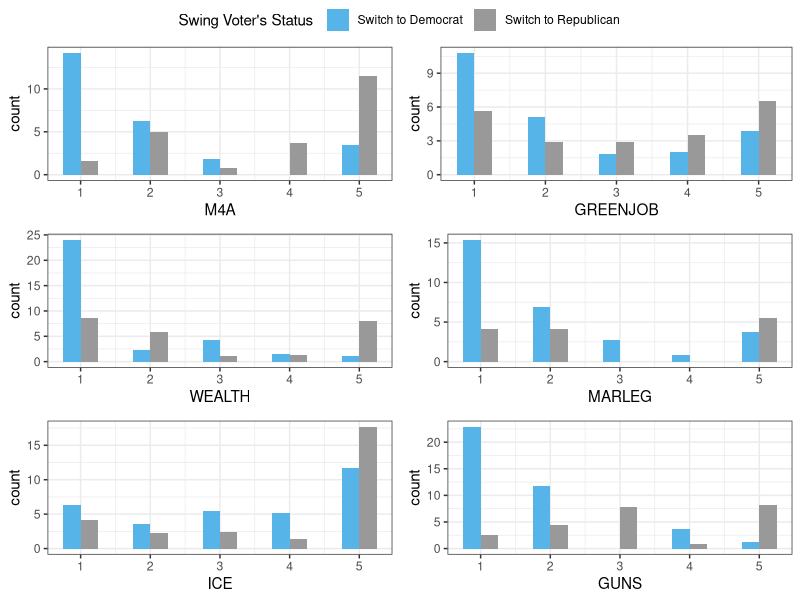
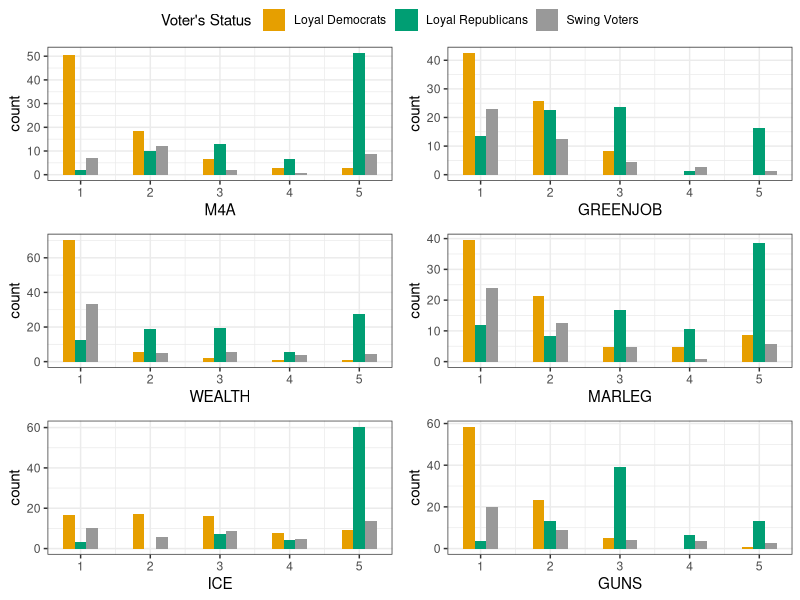
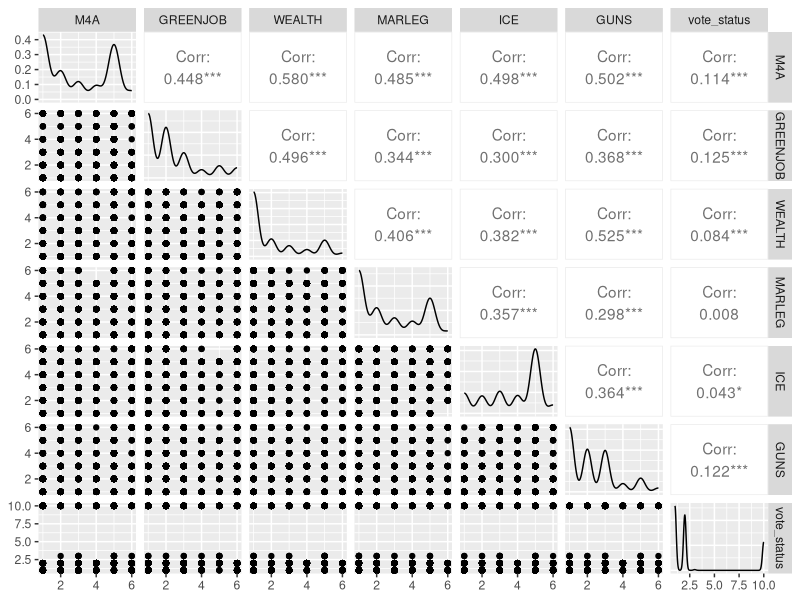
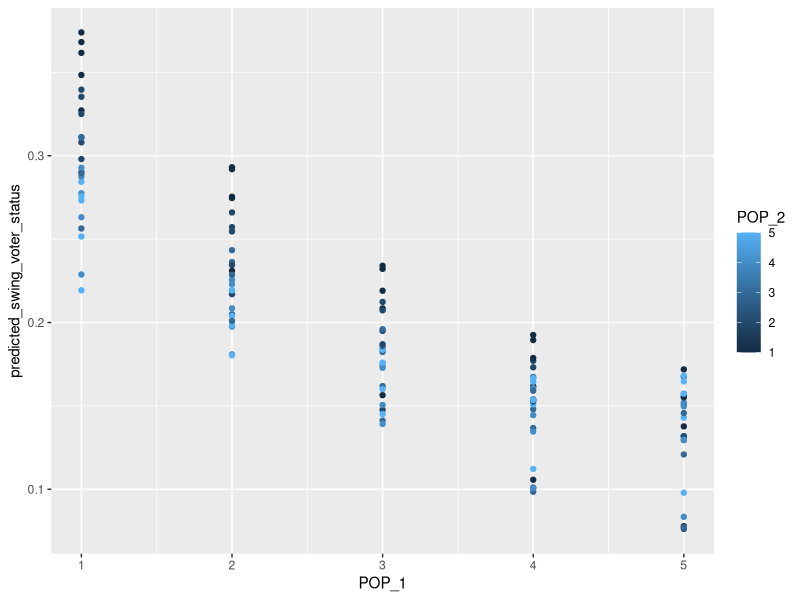

The R script that drew these images, in order: (Note: this script raises an error after producing the figures.)
## ---- chunk 1
library(ggplot2)
library(dplyr)
library(ggpubr)
DFP=read.csv('DFP_WTHH_release.csv', header = TRUE)
#View(DFP)
myvars<-c("presvote16post","house3","weight_DFP","M4A","GREENJOB","WEALTH","MARLEG","ICE","GUNS","POP_1","POP_2","POP_3")
dfp1<-DFP[myvars]
issue_variables=c("M4A","GREENJOB","WEALTH","MARLEG","ICE","GUNS")
#View(dfp1)
## ---- chunk 2
dfp1$vote_status <- ifelse(dfp1$presvote16post != 1 & dfp1$house3==1, 1, ifelse(dfp1$presvote16post != 2 & dfp1$house3==2, 2,3))
#dfp1=dfp1%>%filter(dfp1$M4A<6)
#dfp1=subset(dfp1,dfp1$M4A!=6|dfp1$GREENJOB!=6|dfp1$WEALTH!=6|dfp1$MARLEG!=6|dfp1$ICE!=6|dfp1$GUNS!=6)
#View(dfp1)
dfp10=subset(dfp1,vote_status==c(1,2))
df_m4a=subset(dfp10,M4A==c(1,2,3,4,5))
df_greenjob=subset(dfp10,GREENJOB==c(1,2,3,4,5))
df_wealth=subset(dfp10,WEALTH==c(1,2,3,4,5))
df_marleg=subset(dfp10,MARLEG==c(1,2,3,4,5))
df_ice=subset(dfp10,ICE==c(1,2,3,4,5))
df_guns=subset(dfp10,GUNS==c(1,2,3,4,5))
#View(df_m4a)




#View(dfp10)

## ---- chunk 3
m4a=ggplot(df_m4a,aes(x=M4A,weight=weight_DFP,fill=factor(vote_status)))+geom_histogram(position="dodge",binwidth=0.5)+theme_bw()+scale_x_continuous(breaks = seq(1, 5)) + scale_fill_manual(values=c( "#56B4E9","#999999"), 
                       name="Swing Voter's Status",
                       breaks=c("1", "2"),
                       labels=c("Switch to Democrat", "Switch to Republican"))
greenjob=ggplot(df_greenjob,aes(x=GREENJOB,weight=weight_DFP,fill=factor(vote_status)))+geom_histogram(position="dodge",binwidth=0.5)+theme_bw()+scale_x_continuous(breaks = seq(1, 5))+ scale_fill_manual(values=c( "#56B4E9","#999999"), 
                       name="Swing Voter's Status",
                       breaks=c("1", "2"),
                       labels=c("Switch to Democrat", "Switch to Republican"))

wealth=ggplot(df_wealth,aes(x=WEALTH,weight=weight_DFP,fill=factor(vote_status)))+geom_histogram(position="dodge",binwidth=0.5)+theme_bw()+scale_x_continuous(breaks = seq(1, 5))+ scale_fill_manual(values=c( "#56B4E9","#999999"), 
                       name="Swing Voter's Status",
                       breaks=c("1", "2"),
                       labels=c("Switch to Democrat", "Switch to Republican"))
 
marleg=ggplot(df_marleg,aes(x=MARLEG,weight=weight_DFP,fill=factor(vote_status)))+geom_histogram(position="dodge",binwidth=0.5)+theme_bw()+scale_x_continuous(breaks = seq(1, 5))+ scale_fill_manual(values=c( "#56B4E9","#999999"), 
                       name="Swing Voter's Status",
                       breaks=c("1", "2"),
                       labels=c("Switch to Democrat", "Switch to Republican"))

ice=ggplot(df_ice,aes(x=ICE,weight=weight_DFP,fill=factor(vote_status)))+geom_histogram(position="dodge",binwidth=0.5)+theme_bw()+scale_x_continuous(breaks = seq(1, 5))+ scale_fill_manual(values=c( "#56B4E9","#999999"), 
                       name="Swing Voter's Status",
                       breaks=c("1", "2"),
                       labels=c("Switch to Democrat", "Switch to Republican"))

guns=ggplot(df_guns,aes(x=GUNS,weight=weight_DFP,fill=factor(vote_status)))+geom_histogram(position="dodge",binwidth=0.5)+theme_bw()+scale_x_continuous(breaks = seq(1, 5))+ scale_fill_manual(values=c( "#56B4E9","#999999"), 
                       name="Swing Voter's Status",
                       breaks=c("1", "2"),
                       labels=c("Switch to Democrat", "Switch to Republican"))
 
ggarrange(m4a, greenjob, wealth,marleg,ice,guns, ncol = 2, nrow = 3,common.legend = TRUE)

## ---- chunk 4
dfp1$vote_status <- ifelse(dfp1$presvote16post == dfp1$house3, dfp1$house3, 10)
dfp3=subset(dfp1,vote_status==c(1,2,10))
df_m4a2=subset(dfp3,M4A==c(1,2,3,4,5))
df_greenjob2=subset(dfp3,GREENJOB==c(1,2,3,4,5))
df_wealth2=subset(dfp3,WEALTH==c(1,2,3,4,5))
df_marleg2=subset(dfp3,MARLEG==c(1,2,3,4,5))
df_ice2=subset(dfp3,ICE==c(1,2,3,4,5))
df_guns2=subset(dfp3,GUNS==c(1,2,3,4,5))

#View(dfp3)
## ---- chunk 5
m4a2=ggplot(df_m4a2,aes(x=M4A,weight=weight_DFP,fill=factor(vote_status)))+geom_histogram(position="dodge",binwidth=0.5)+theme_bw()+scale_x_continuous(breaks = seq(1, 6)) + scale_fill_manual(values=c( "#E69F00","#009E73","#999999"), 
                       name="Voter's Status",
                       breaks=c("1", "2","10"),
                       labels=c("Loyal Democrats", "Loyal Republicans","Swing Voters"))
greenjob2=ggplot(df_greenjob2,aes(x=GREENJOB,weight=weight_DFP,fill=factor(vote_status)))+geom_histogram(position="dodge",binwidth=0.5)+theme_bw()+scale_x_continuous(breaks = seq(1, 6)) + scale_fill_manual(values=c( "#E69F00","#009E73","#999999"), 
                       name="Voter's Status",
                       breaks=c("1", "2","10"),
                       labels=c("Loyal Democrats", "Loyal Republicans","Swing Voters"))
wealth2=ggplot(df_wealth2,aes(x=WEALTH,weight=weight_DFP,fill=factor(vote_status)))+geom_histogram(position="dodge",binwidth=0.5)+theme_bw()+scale_x_continuous(breaks = seq(1, 6)) + scale_fill_manual(values=c( "#E69F00","#009E73","#999999"), 
                       name="Voter's Status",
                       breaks=c("1", "2","10"),
                       labels=c("Loyal Democrats", "Loyal Republicans","Swing Voters"))
marleg2=ggplot(df_marleg2,aes(x=MARLEG,weight=weight_DFP,fill=factor(vote_status)))+geom_histogram(position="dodge",binwidth=0.5)+theme_bw()+scale_x_continuous(breaks = seq(1, 6)) + scale_fill_manual(values=c( "#E69F00","#009E73","#999999"), 
                       name="Voter's Status",
                       breaks=c("1", "2","10"),
                       labels=c("Loyal Democrats", "Loyal Republicans","Swing Voters"))
ice2=ggplot(df_ice2,aes(x=ICE,weight=weight_DFP,fill=factor(vote_status)))+geom_histogram(position="dodge",binwidth=0.5)+theme_bw()+scale_x_continuous(breaks = seq(1, 6)) + scale_fill_manual(values=c( "#E69F00","#009E73","#999999"), 
                       name="Voter's Status",
                       breaks=c("1", "2","10"),
                       labels=c("Loyal Democrats", "Loyal Republicans","Swing Voters"))
guns2=ggplot(df_guns2,aes(x=GUNS,weight=weight_DFP,fill=factor(vote_status)))+geom_histogram(position="dodge",binwidth=0.5)+theme_bw()+scale_x_continuous(breaks = seq(1, 6)) + scale_fill_manual(values=c( "#E69F00","#009E73","#999999"), 
                       name="Voter's Status",
                       breaks=c("1", "2","10"),
                       labels=c("Loyal Democrats", "Loyal Republicans","Swing Voters"))
ggarrange(m4a2, greenjob2, wealth2,marleg2,ice2,guns2, ncol = 2, nrow = 3,common.legend = TRUE)
## ---- chunk 6
#dfp.lo = loess( vote_status~M4A*ICE , data =dfp1, span = 0.25, family="symmetric", normalize=FALSE)
library(GGally)
myvars1<-c("M4A","GREENJOB","WEALTH","MARLEG","ICE","GUNS","vote_status")
dfp5=dfp1[myvars1]
ggpairs(dfp5)
## ---- chunk 7
our.logit=function(x){
coe = coef(swing.weighted.logit)
y = coe[1]+coe[2]*x 
return (exp(y)/(1 + exp(y)))
}


#dfp1$vote_status <- ifelse(dfp1$presvote16post == dfp1$house3, dfp1$house3, 10)
dfp4=subset(dfp1)
dfp4$swing_voter_status <- ifelse(dfp4$vote_status!=10,0,1)
#View(dfp4)
dfp_p.lo = loess( swing_voter_status~POP_1*POP_2*POP_3 , data =dfp4, span = 1, family="symmetric", normalize=FALSE)
newdata1 = expand.grid(POP_1 = seq(1, 5, 1), POP_2 = seq(1, 5, 1),POP_3 = seq(1, 5, 1))
dfp_p.pred1 = predict(dfp_p.lo, newdata = newdata1)
dfp_p.pred1 = data.frame(newdata1, predicted_swing_voter_status = as.vector(dfp_p.pred1)) 
#ggplot(dfp_p.pred1, aes( x = predicted_swing_voter_status, y=..density..,fill =(predicted_swing_voter_status))) + geom_histogram(abcd) 
ggplot(dfp_p.pred1, aes( y = predicted_swing_voter_status,x=POP_1,group=POP_2,color =POP_2)) + geom_point()+ stat_function(fun = our.logit, color = "orange")

## ---- chunk 8
weight.prop = summarise(group_by(dfp4,'M4A','GREENJOB','WEALTH','MARLEG','ICE','GUNS'), weighted.mean(vote_status, w = weight_DFP, na.rm = TRUE))
names(weight.prop) = c('M4A','GREENJOB','WEALTH','MARLEG','ICE','GUNS','prop.swing_voter_status')
t(weight.prop)
ggplot(t(weight.prop), aes(x=c(M4A,GREENJOB,WEALTH,MARLRG,ICE,GUNS),y = prop.swing_voter_status)) + geom_point() 

## ---- chunk 9
 swing.weighted.logit = glm(swing_voter_status ~ POP_1+POP_2+POP_3, family = quasibinomial, weights =weight_DFP , data = dfp4)

our.logit=function(x){
coe = coef(swing.weighted.logit)
y = coe[1]+coe[2]*x 
return (exp(y)/(1 + exp(y)))
}

 ggplot(dfp4, aes(x = POP_1, y = swing_voter_status)) + geom_jitter(height = 0.1,
width = 0.25) + geom_smooth(method = "glm", method.args = list(family = "binomial"), se = FALSE, color = "blue") + stat_function(fun = our.logit, color = "orange")

## ---- chunk 10
swing.weighted.logit = glm(swing_voter_status ~ POP_1+POP_2, family = quasibinomial, weights =weight_DFP , data = dfp4)
pop.df = expand.grid(POP_1=seq(1,5,1),POP_2=seq(1,5,1),POP_3=seq(1,5,1))
pop.pred = predict( swing.weighted.logit, type = "response", newdata = pop.df)
pop.pred.df = data.frame(pop.df, swing.prob = as.vector(pop.pred)) 
ggplot(pop.pred.df, aes(x = POP_1, y = swing.prob,group=POP_2,color=POP_2)) +geom_line()+scale_x_continuous(breaks = seq(1, 5))+theme_bw() 
ggplot(pop.pred.df, aes(x = POP_2, y = swing.prob,group=POP_3,color=POP_3)) +geom_line()+scale_x_continuous(breaks = seq(1, 5))+theme_bw()  
ggplot(pop.pred.df, aes(x = POP_1, y = swing.prob,group=POP_3,color=POP_3)) +geom_line()+scale_x_continuous(breaks = seq(1, 5))+theme_bw() 
#+ xlab("Distance from nearest safe well") + ylab("Probability of switching labs(color = "Arsenic concentration")
#summary( swing.weighted.logit )

